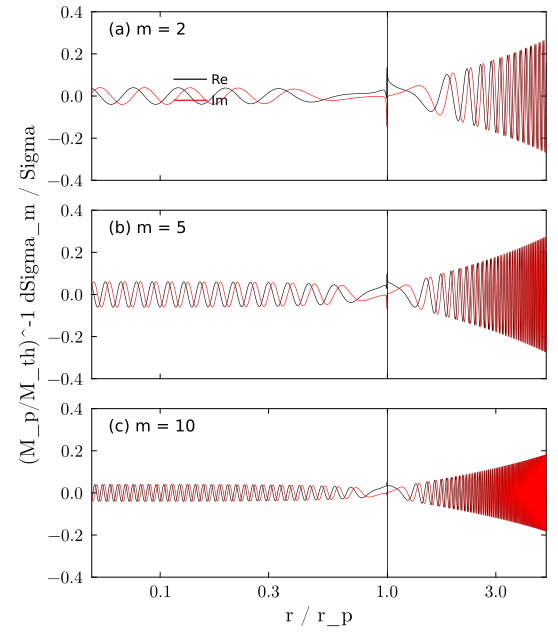

Generate this figure with Julia:
# arXiv:1811.09628 (Miranda & Rafikov 2019) Fig. 1 (`mode_profiles`) — the fractional surface-density
# perturbation profiles δΣ_m/Σ of the planet-forced linear modes m = 2, 5, 10, in the figure's unit
# (M_p/M_th)^{-1} δΣ_m/Σ = h₀³ × (the solver's per-unit-(M_p/M_*) value).
#
# THIN driver: `AccretionDisc.Modes` supplies the disc (`NewtonianDisc`), the grid (`loggrid`), the
# mode solve (`solve_modes`) and the reconstruction (`vars_from_enthalpy`); this script only scales,
# reduces and registers.
#
# PHYSICS REGIME (a measured finding of the legacy reproduction, carried here): MR19 is the ADIABATIC,
# NO-COOLING linear theory, i.e. the limit β = Ωt_c → ∞. The cooling extension's shipped
# `parameters.py` value β = 0.1 damps the outward-propagating waves and destroys the profile ordering
# of this figure; β = 80 already realises the adiabatic limit (β ≳ 10³ is converged).
#
# RESOLUTION: 20 000 radial points (the published figure used ~10⁵ — a denser red fill at high m,
# cosmetic). The golden stores the profiles decimated to 400 points per mode plus the envelope
# amplitudes the figure is read off.
#
# tier HEAVY: three forced solves on a 20 000-point grid, ≈ 8 min at -t4.
#
#   julia --project=reproduce -t4 reproduce/arXiv-1811.09628/fig01_mode_profiles.jl --check --tier heavy

include(joinpath(@__DIR__, "..", "_lib", "repro_harness.jl"))
using .ReproHarness

opts = ReproHarness.parse_args()
ReproHarness.setup!()
ReproHarness.require_tier(opts, :heavy)

using GrTools
using GrTools.AccretionDisc: NewtonianDisc, loggrid, solve_modes, vars_from_enthalpy
const ADM = GrTools.AccretionDisc.Modes
include(joinpath(@__DIR__, "..", "_style", "emri_style.jl"))

const H0 = 0.1
const BETA = 80.0                 # adiabatic limit (MR19 has no cooling)
const NPTS = 20_000
const MS = (2, 5, 10)
const SCALE = H0^3                # M_th/M_* with M_* = 1: the figure's (M_p/M_th)^{-1} unit

d = NewtonianDisc(h0 = H0, q = 1.0, p = 1.0, gamma = 7 / 5, beta = BETA, soft = 0.6 * H0,
                  indirect = 0, pole_disp = 1e-6)
x = loggrid(d, 0.05, 5.0, NPTS)
println("[repro] grid: $(length(x)) pts, r ∈ [$(x[1]), $(x[end])], beta=$(BETA)"); flush(stdout)

t0 = time()
modes = solve_modes(d, collect(MS), x)
println("[repro] solve_modes wall=$(round(time()-t0, digits=1)) s"); flush(stdout)

@repro_result "npts" NPTS
@repro_result "beta" BETA
@repro_result "scale_Mth" SCALE
idx = 1:div(NPTS, 400):NPTS
@repro_result "r" collect(x[idx])

fracs = Dict{Int,Vector{ComplexF64}}()
for m in MS
    _, _, sig = vars_from_enthalpy(d, modes[m], x, m)
    frac = ComplexF64[SCALE * sig[i] / ADM.Sigma(d, x[i]) for i in eachindex(x)]
    fracs[m] = frac
    @repro_result "re_m$(m)" real.(frac[idx])
    @repro_result "im_m$(m)" imag.(frac[idx])
    amp = abs.(frac)
    env(lo, hi) = maximum(amp[i] for i in eachindex(x) if lo < x[i] < hi; init = 0.0)
    @repro_result "env_interior_m$(m)" env(0.3, 0.9)
    @repro_result "env_exterior_m$(m)" env(1.2, 2.5)
    @repro_result "env_far_m$(m)" env(3.0, 4.7)
    @repro_result "amp_max_m$(m)" maximum(amp)
    @repro_result "r_at_amp_max_m$(m)" x[argmax(amp)]
end

# ---- legacy-campaign anchors (emri-disk results/emri-disk/figures/1811.09628/repro_fig1.spec.md,
# "Rule 3 — VLM COMPARISON", tracked): the same quantities measured by the legacy DiscModes run on
# the same 20 000-point grid, in the SAME unscaled code units the spec quotes (× SCALE here).
const LEGACY_ENV_INTERIOR = Dict(2 => 36.3, 5 => 56.7, 10 => 37.8)
const LEGACY_AMP_MAX      = Dict(2 => 269.5, 5 => 274.8, 10 => 181.6)
for m in MS
    @repro_result "legacy_env_interior_m$(m)" SCALE * LEGACY_ENV_INTERIOR[m]
    @repro_result "legacy_amp_max_m$(m)" SCALE * LEGACY_AMP_MAX[m]
end

# ---- figure: the published 3-panel stack, Re black / Im red ---------------------------------------
if opts.mode === :regen
    emri_defaults!()
    plt = plot(layout = (3, 1), size = (560, 640), link = :x, legend = false,
               bottom_margin = 0Plots.mm, left_margin = 5Plots.mm)
    for (k, m) in enumerate(MS)
        plot!(plt[k], x, real.(fracs[m]), c = :black, lw = 0.6, xscale = :log10,
              xlim = (0.05, 5.0), ylim = (-0.4, 0.4), yticks = [-0.4, -0.2, 0.0, 0.2, 0.4])
        plot!(plt[k], x, imag.(fracs[m]), c = :red, lw = 0.6)
        vline!(plt[k], [1.0], c = :black, lw = 0.8)
        annotate!(plt[k], 0.06, 0.32, text("($("abc"[k])) m = $(m)", :left, 11))
        if k == 1                                   # manual Re/Im legend, as in the published panel (a)
            plot!(plt[k], [0.115, 0.16], [0.08, 0.08], c = :black, lw = 1.2)
            plot!(plt[k], [0.115, 0.16], [-0.02, -0.02], c = :red, lw = 1.2)
            annotate!(plt[k], 0.17, 0.08, text("Re", :left, 9))
            annotate!(plt[k], 0.17, -0.02, text("Im", :left, 9))
        end
        if k < length(MS)
            plot!(plt[k], xformatter = _ -> "")
        else
            plot!(plt[k], xticks = ([0.1, 0.3, 1.0, 3.0], ["0.1", "0.3", "1.0", "3.0"]),
                  xlabel = "r / r_p")
        end
    end
    plot!(plt[2], ylabel = "(M_p/M_th)^-1 dSigma_m / Sigma")
    png = joinpath(@__DIR__, "fig01_mode_profiles.png")
    savefig(plt, png)
    println("[repro] wrote ", png, " (", filesize(png), " bytes)")
end

exit(ReproHarness.conclude!(opts; paper = "1811.09628", id = "fig01_mode_profiles",
                            script = @__FILE__, rtol = 1e-7))
